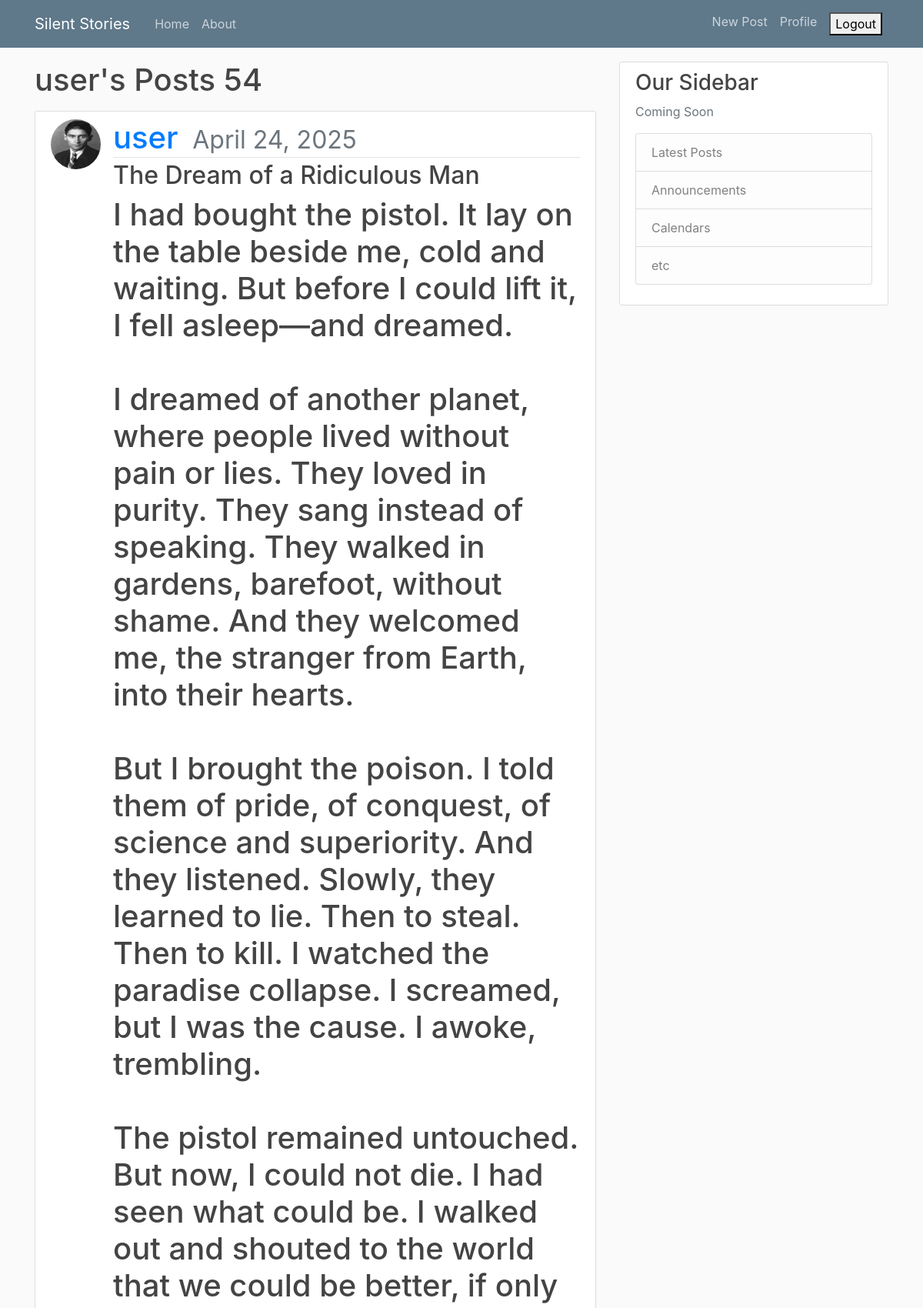
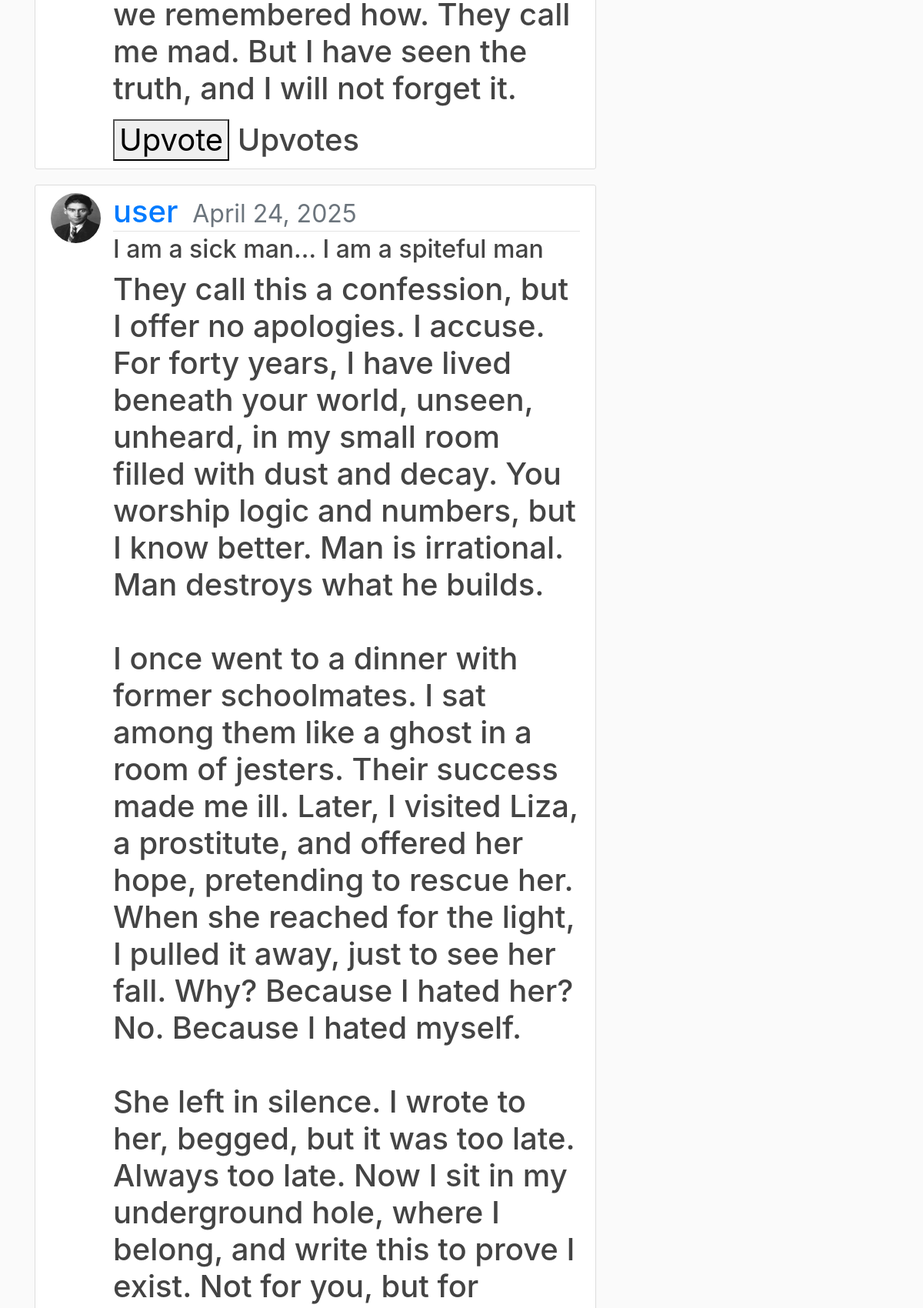
Page /user/user (signed in, upper part) on the committed database (2 pictures, top to bottom).
### blog/models.py (models this page shows, shortened)
class Post(models.Model):
    title=models.CharField(max_length=100)
    content=models.TextField(max_length=500)
    date_posted=models.DateTimeField(default=timezone.now)
    author= models.ForeignKey(User, on_delete=models.CASCADE)

### user/models.py (models this page shows, shortened)
class Profile(models.Model):
    user = models.OneToOneField(User, on_delete=models.CASCADE)
    image = models.ImageField(default='default.png', upload_to='profile_pics')

### blog/views.py (the view)
# urls.py: path('user/<str:username>', UserPostListView.as_view(), name="user-posts"),
class UserPostListView(LoginRequiredMixin,ListView):
    model=Post
    template_name='blog/user_posts.html'
    context_object_name='posts'
    ordering=['-date_posted']
    paginate_by=4
    def get_queryset(self):
        user=get_object_or_404(User, username=self.kwargs.get('username'))
        return Post.objects.filter(author=user).order_by('-date_posted')

### blog/templates/blog/user_posts.html (shortened to what this page needs)
{% extends "blog/base.html" %}
{% block content %}
<h1 class="mb-3">{{view.kwargs.username}}'s Posts {{page_obj.paginator.count}}<h1>
    {% for post in posts %}
        <article class="media content-section">
          <img class="rounded-circle article-img" src="{{ post.author.profile.image.url }}">
          <div class="media-body">
            <div class="article-metadata">
              <a class="mr-2" href="{% url 'user-posts' post.author.username %}">{{ post.author }}</a>
              <small class="text-muted">{{ post.date_posted|date:"F d, Y" }}</small>
            </div>
            <h2><a class="article-title" href="{% url 'post-detail' post.id %}">{{ post.title }}</a></h2>
            <p class="article-content">{{ post.content }}</p>
            <form method="POST" action="{% url 'upvote-post' post.id %}">
                <button type="submit">
                    {% if user in post.upvotes.all %}
                        Remove Upvote
                    {% else %}
                        Upvote
                    {% endif %}
                </button>
                <span>{{ post.total_upvotes }} Upvotes</span>
            </form>
          </div>
        </article>
    {% endfor %}
{% endblock content %}

### blog/static/blog/main.css (style rules this page uses)
body { background: #fafafa; color: #333333; margin-top: 5rem; }
h1, h2, h3, h4, h5, h6 { color: #444444; }
.content-section { background: #ffffff; padding: 10px 20px; border: 1px solid #dddddd; border-radius: 3px; margin-bottom: 20px; }
.article-title { color: #444444; }
.article-content { white-space: pre-line; }
.article-img { height: 65px; width: 65px; margin-right: 16px; }
.article-metadata { padding-bottom: 1px; margin-bottom: 4px; border-bottom: 1px solid #e3e3e3 }

### rows in the picture
Post: author.profile.image (picture), author "user", date_posted "April 24, 2025", title "The Dream of a Ridiculous Man", content "I had bought the pistol. It lay on the table beside me, cold and waiting. But before I could lift it, I fell asleep—and dreamed. I dreamed of another planet, where people lived without pain or lies. They loved in purity. They sang instead of speaking. They walked in gardens, barefoot, without shame. And they welcomed me, the stranger from Earth, into their hearts. But I brought the poison. I told them of pride, of conquest, of science and superiority. And they listened. Slowly, they learned to lie. Then to steal. Then to kill. I watched the paradise collapse. I screamed, but I was the cause. I awoke, trembling. The pistol remained untouched. But now, I could not die. I had seen what could…", shows "Upvote"
Post: author.profile.image (picture), author "user", date_posted "April 24, 2025", title "I am a sick man… I am a spiteful man"

### other values in the picture
{{ view.kwargs.username }} "user"
{{ page_obj.paginator.count }} "54"
